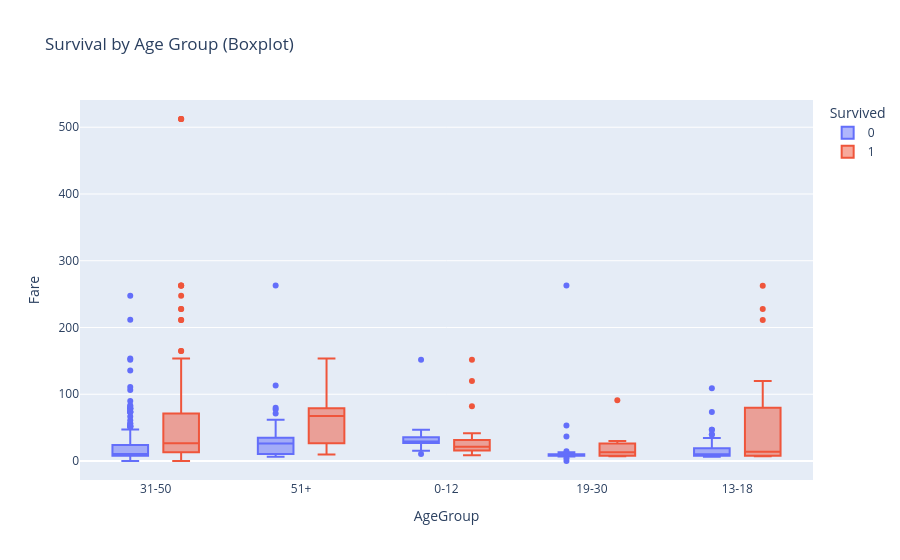

Write notebook code for a chart like this one.
### Code cell
# 6. Survival by age group (Box plot)
df['AgeGroup'] = pd.cut(df['Age'], bins=[0, 12, 18, 20, 50, 80],
                       labels=['0-12', '13-18', '19-30', '31-50', '51+'])

fig_box_age = px.box(df, x='AgeGroup', y='Fare', color='Survived',
                    title="Survival by Age Group (Boxplot)")
fig_box_age.show()

### Figure 1 — Plotly figure (JSON) as saved in the notebook; plotly's stock layout.template omitted (floating-point values rounded to 4 significant figures; data arrays with more than 128 entries replaced by an {"elided": "..."} marker saying what was removed)
{"data": [{"alignmentgroup": "True", "hovertemplate": "Survived=0<br>AgeGroup=%{x}<br>Fare=%{y}<extra></extra>", "legendgroup": "0", "marker": {"color": "#636efa"}, "name": "0", "notched": false, "offsetgroup": "0", "orientation": "v", "showlegend": true, "type": "box", "x": {"elided": "549 str values"}, "x0": " ", "xaxis": "x", "y": {"elided": "549 float values"}, "y0": " ", "yaxis": "y"}, {"alignmentgroup": "True", "hovertemplate": "Survived=1<br>AgeGroup=%{x}<br>Fare=%{y}<extra></extra>", "legendgroup": "1", "marker": {"color": "#EF553B"}, "name": "1", "notched": false, "offsetgroup": "1", "orientation": "v", "showlegend": true, "type": "box", "x": {"elided": "342 str values"}, "x0": " ", "xaxis": "x", "y": {"elided": "342 float values"}, "y0": " ", "yaxis": "y"}], "layout": {"autosize": true, "boxmode": "group", "dragmode": "pan", "legend": {"title": {"text": "Survived"}, "tracegroupgap": 0}, "title": {"text": "Survival by Age Group (Boxplot)"}, "xaxis": {"anchor": "y", "autorange": true, "domain": [0, 1], "range": [-0.5163, 4.516], "showspikes": false, "title": {"text": "AgeGroup"}, "type": "category"}, "yaxis": {"anchor": "x", "autorange": true, "domain": [0, 1], "range": [-28.46, 540.8], "showspikes": false, "title": {"text": "Fare"}, "type": "linear"}}}
